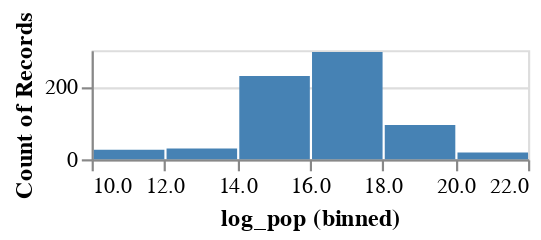

The code cell stored with this chart in its notebook:
### Code cell
alx.hist(df, x= 'log_pop')

### Figure 1 — Vega-Lite specification as saved in the notebook (floating-point values rounded to 4 significant figures; data arrays with more than 128 entries replaced by an {"elided": "..."} marker saying what was removed)
{"config": {"view": {"continuousWidth": 400, "continuousHeight": 300}}, "data": {"name": "data-5f3d0ec37b6839b50ee8c635f4d22fde"}, "mark": {"type": "bar", "color": "steelblue"}, "encoding": {"x": {"axis": {}, "bin": {"maxbins": 10}, "field": "log_pop", "scale": {}, "type": "quantitative"}, "y": {"aggregate": "count", "axis": {}, "type": "quantitative"}}, "height": 50, "width": 200, "$schema": "https://vega.github.io/schema/vega-lite/v5.2.0.json", "datasets": {"data-5f3d0ec37b6839b50ee8c635f4d22fde": {"elided": "693 records"}}}
